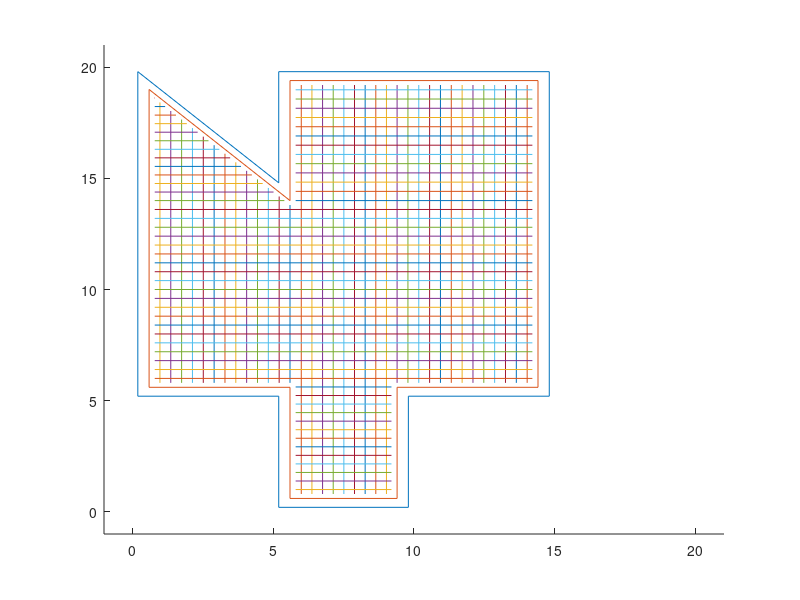

This figure's MATLAB source:
clear
clc

%% Initialization




%% Test Initial Shape
clear
clc
close all

noz = 0.4;

x = [0.2 0.2 5.2 5.2 14.8 14.8 9.8 9.8 5.2 5.2 0.2];
y = [5.2 19.8 14.8 19.8 19.8 5.2 5.2 0.2 0.2 5.2 5.2];

xdiff = max(x)-min(x);
ydiff = max(y)-min(y);

x2 = [];
y2 = [];
x3 = [];
y3 = [];

zstore = [];
mult = 0;
for i = 0.2:0.2:10
    mult = 1 + mult;
    z = [];
    for j = 1:length(0.2:0.2:10)
        zcomp = 0.2*mult;
        z = [z zcomp];
    end
zstore = [zstore ; z];
end


for i = 1:length(x)
   xref = x(i);
   yref = y(i);
   enter = 1;
   if xref == 0.2 && yref == 19.8 || xref == 5.2 && yref == 14.8
       x2 = [x2 xref+noz];
       y2 = [y2 yref-0.8];
       enter = 0;
   elseif xref <= xdiff/2
       x2 = [x2 xref+noz];
   else
       x2 = [x2 xref-noz];
   end
   if enter == 1
        if yref <= ydiff/2
            y2 = [y2 yref+noz];
        else
            y2 = [y2 yref-noz];
        end
   end
end

pstore = [];

for n = 1:10
    if x(n+1)-x(n) == 0
        p = 1;
    end
    p = polyfit([x(n+1) x(n)],[y(n+1) y(n)],1);
    pstore = [pstore ; p]
end

% figure
% plot3(x,y,zstore,x2,y2,zstore,x3,y3,zstore)
% xlim([-1 21])
% ylim([-1 21])
% zlim([0 11])

figure
hold on
plot(x,y)
plot(x2,y2)
%plot(x3,y3)
%plot(xref,yref)
xlim([-1 21])
ylim([-1 21])

% FIRST BOTTOM LAYER

x1y1 = [0.6 19-0.2];
x2y2 = [5.6 14-0.2];
v = x2y2 - x1y1
n = sqrt((x1y1(1)-x2y2(1))^2+((x1y1(2)-x2y2(2))^2))
u = v/n
pstore = [];

numlines0 = round((x2y2(1)-x1y1(1))/0.4);
dist = (x2y2(1)-x1y1(1))/numlines0/sind(45);
layer = 0.2;

for i = 1:numlines0
    p1 = [x1y1(1) x1y1(2)] + dist*i*[u(1) u(2)]
    pstore = [pstore ; p1];
    if i == 1
       %plot([x1y1(1) p1(1)],[x1y1(2) p1(2)])
    else
       %plot([pstore(i-1,1) p1(1)],[pstore(i-1,2) p1(2)]) 
    end
end

line = x2y2(1)+0.2;

for i = 1:numlines0
     plot([pstore(i,1) pstore(i,1)],[line pstore(i,2)])
end

x1 = 6;
x2 = 9.4;
y1 = 0.8;
y2 = 19.2;
 numlines = (9.6-6)/0.4;
 dist2 = (x2-x1)/round(numlines);
 xsto1 = x1:dist2:x2;
 
 for i = 1:round(numlines)
     plot([xsto1(i) xsto1(i)],[y1 y2])
 end
 
x12 = 9.4;
x22 = 14.4;
y12 = 5.8;
y22 = 19.2;
 numlines2 = (x22-x12)/0.4;
 dist3 = (x22-x12)/round(numlines2);
 xsto2 = x12:dist3:x22;
 
 for i = 1:round(numlines2)
     plot([xsto2(i) xsto2(i)],[y12 y22])
 end
 
 %% SECOND BOTTOM LAYER
 
 
x12 = 5.8;
x22 = 9.2;
y12 = 1;
y22 = 6;
 numlines2 = (y22-y12)/0.4;
 dist3 = (y22-y12)/round(numlines2);
 ysto2 = y12:dist3:y22;
 
 for i = 1:round(numlines2)
     plot([x12 x22],[ysto2(i) ysto2(i)])
 end
 
x12 = 0.8;
x22 = 14.2;
y12 = 6;
y22 = 14;
 numlines2 = (y22-y12)/0.4;
 dist3 = (y22-y12)/round(numlines2);
 ysto2 = y12:dist3:y22;
 
 for i = 1:round(numlines2)
     plot([x12 x22],[ysto2(i) ysto2(i)])
 end
 
x12 = 5.8;
x22 = 14.2;
y12 = 14;
y22 = 19.4;
 numlines2 = (y22-y12)/0.4;
 dist3 = (y22-y12)/round(numlines2);
 ysto2 = y12:dist3:y22;
 
 for i = 1:round(numlines2)
     plot([x12 x22],[ysto2(i) ysto2(i)])
 end
 
x1y1 = [0.6 19-0.2];
x2y2 = [5.6 14-0.2];
v = x2y2 - x1y1
n = sqrt((x1y1(1)-x2y2(1))^2+((x1y1(2)-x2y2(2))^2))
u = v/n
pstore = [];

numlines0 = abs(round((x2y2(2)-x1y1(2))/0.4));
dist = (x2y2(1)-x1y1(1))/numlines0/sind(45);
layer = 0.2;

xn1 = [1 14]

for i = 1:numlines0
    p1 = [x1y1(1) x1y1(2)+0.2] + dist*i*[u(1) u(2)]
    pstore = [pstore ; p1];
    if i == 1
       %plot([x1y1(1) p1(1)],[x1y1(2) p1(2)])
    else
       %plot([pstore(i-1,1) p1(1)],[pstore(i-1,2) p1(2)]) 
    end
end

line = x1y1(1)+0.2;

for i = 1:numlines0
     plot([line pstore(i,1)-0.2],[pstore(i,2) pstore(i,2)])
end
